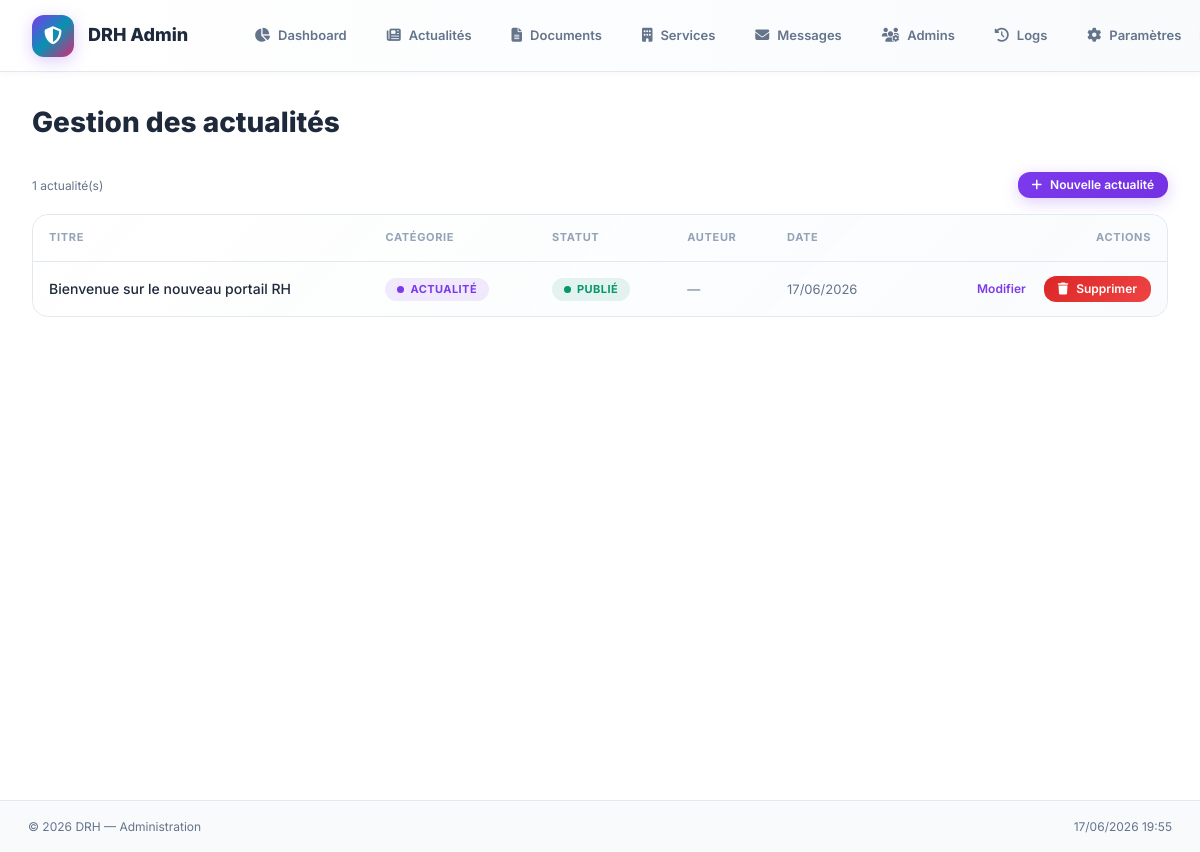
Screenshot of /admin/actualites.php (signed in) with the database file from the repository.
### tables this page shows
CREATE TABLE IF NOT EXISTS actualites (
    id INT AUTO_INCREMENT PRIMARY KEY,
    title VARCHAR(255) NOT NULL,
    slug VARCHAR(255) UNIQUE NOT NULL,
    content TEXT NOT NULL,
    excerpt TEXT,
    image VARCHAR(255),
    category ENUM('actualite', 'evenement', 'communique') DEFAULT 'actualite',
    status ENUM('publie', 'brouillon') DEFAULT 'brouillon',
    featured BOOLEAN DEFAULT FALSE,
    author_id INT,
    created_at TIMESTAMP DEFAULT CURRENT_TIMESTAMP,
    updated_at TIMESTAMP DEFAULT CURRENT_TIMESTAMP ON UPDATE CURRENT_TIMESTAMP,
    FOREIGN KEY (author_id) REFERENCES admins(id) ON DELETE SET NULL
);

### includes/Database.php (called while the page is built, shortened)
<?php
class Database
{
    private static $instance = null;
    private $pdo;
    private function __construct()
    {
        $dsn = "mysql:host=" . DB_HOST . ";dbname=" . DB_NAME . ";charset=" . DB_CHARSET;
        $options = [
            PDO::ATTR_ERRMODE            => PDO::ERRMODE_EXCEPTION,
            PDO::ATTR_DEFAULT_FETCH_MODE => PDO::FETCH_ASSOC,
            PDO::ATTR_EMULATE_PREPARES   => false,
        ];
        try {
            $this->pdo = new PDO($dsn, DB_USER, DB_PASS, $options);
        } catch (PDOException $e) {
            if (ENV === 'development') {
                die('Erreur de connexion : ' . $e->getMessage());
            }
            die('Erreur de connexion à la base de données.');
        }
    }
    public static function getInstance(): self
    {
        if (self::$instance === null) {
            self::$instance = new self();
        }
        return self::$instance;
    }
    public function query(string $sql, array $params = []): PDOStatement
    {
        $stmt = $this->pdo->prepare($sql);
        $stmt->execute($params);
        return $stmt;
    }
    public function fetch(string $sql, array $params = []): ?array
    {
        $stmt = $this->query($sql, $params);
        $result = $stmt->fetch();
        return $result ?: null;
    }
    public function fetchAll(string $sql, array $params = []): array
    {
        $stmt = $this->query($sql, $params);
        return $stmt->fetchAll();
    }
}

### includes/functions.php (called while the page is built, shortened)
<?php
function sanitize(string $input): string
{
    return htmlspecialchars(trim($input), ENT_QUOTES, 'UTF-8');
}
function paginate(string $sql, array $params = [], int $perPage = 12): array
{
    $db = Database::getInstance();
    $page = max(1, (int)($_GET['page'] ?? 1));
    $countSql = preg_replace('/SELECT .+? FROM/i', 'SELECT COUNT(*) as total FROM', $sql, 1);
    $countSql = preg_replace('/ORDER BY .+$/i', '', $countSql);
    $total = (int)$db->fetch($countSql, $params)['total'];
    $totalPages = max(1, ceil($total / $perPage));
    $page = min($page, $totalPages);
    $offset = ($page - 1) * $perPage;
    $sql .= " LIMIT $perPage OFFSET $offset";
    $items = $db->fetchAll($sql, $params);
    return [
        'items' => $items,
        'page' => $page,
        'perPage' => $perPage,
        'total' => $total,
        'totalPages' => $totalPages,
        'hasPrev' => $page > 1,
        'hasNext' => $page < $totalPages,
    ];
}
function truncate(string $text, int $length = 150): string
{
    if (mb_strlen($text) <= $length) return $text;
    return mb_substr($text, 0, $length) . '...';
}
function formatDate(string $date, string $format = 'd/m/Y'): string
{
    return date($format, strtotime($date));
}
    ?>

### admin/actualites.php (the view, shortened to what this page needs)
<?php
require_once __DIR__ . '/includes/admin_header.php';
$pagination = paginate("SELECT a.*, adm.full_name as author FROM actualites a LEFT JOIN admins adm ON a.author_id = adm.id ORDER BY a.created_at DESC", [], 10);
$actualites = $pagination['items'];
?>
<div>
    <div class="flex items-center justify-between mb-md">
        <span class="text-small text-secondary"><?= count($actualites) ?> actualité(s)</span>
        <a href="<?= BASE_URL ?>/admin/actualite_form.php" class="btn btn-primary btn-sm">
            <i class="fas fa-plus"></i> Nouvelle actualité
        </a>
    </div>
    <div class="card">
        <?php if (empty($actualites)): ?>
        <div class="empty-state">
            <div class="empty-state-icon"><i class="fas fa-newspaper"></i></div>
            <h3 class="empty-state-title">Aucune actualité</h3>
            <p class="empty-state-text">Créez votre première actualité.</p>
            <a href="<?= BASE_URL ?>/admin/actualite_form.php" class="btn btn-primary">Créer une actualité</a>
        </div>
        <?php else: ?>
        <div class="table-container">
            <table>
                <thead>
                    <tr>
                        <th>Titre</th>
                        <th>Catégorie</th>
                        <th>Statut</th>
                        <th>Auteur</th>
                        <th>Date</th>
                        <th style="text-align: right;">Actions</th>
                    </tr>
                </thead>
                <tbody>
                    <?php foreach ($actualites as $a): ?>
                    <tr>
                        <td style="font-weight: 500;"><?= sanitize(truncate($a['title'], 60)) ?></td>
                        <td>
                            <span class="badge badge-<?= $a['category'] === 'communique' ? 'danger' : ($a['category'] === 'evenement' ? 'warning' : 'info') ?>">
                                <span class="badge-dot"></span>
                                <?php if ($a['category'] === 'communique'): ?>Communiqué
                                <?php elseif ($a['category'] === 'evenement'): ?>Événement
                                <?php else: ?>Actualité<?php endif; ?>
                            </span>
                        </td>
                        <td>
                            <span class="badge badge-<?= $a['status'] === 'publie' ? 'success' : 'neutral' ?>">
                                <span class="badge-dot"></span>
                                <?= $a['status'] === 'publie' ? 'Publié' : 'Brouillon' ?>
                            </span>
                        </td>
                        <td class="text-secondary"><?= sanitize($a['author'] ?? '—') ?></td>
                        <td class="text-secondary"><?= formatDate($a['created_at']) ?></td>
                        <td style="text-align: right;">
                            <a href="<?= BASE_URL ?>/admin/actualite_form.php?id=<?= $a['id'] ?>" class="btn btn-ghost btn-sm">Modifier</a>
                            <form method="POST" action="" style="display:inline" onsubmit="return confirm('Confirmer la suppression ?')">
                                <button type="submit" class="btn btn-danger btn-sm"><i class="fas fa-trash"></i> Supprimer</button>
                            </form>
                        </td>
                    </tr>
                    <?php endforeach; ?>
                </tbody>
            </table>
        </div>
        <?php endif; ?>
    </div>
</div>
<?php require_once __DIR__ . '/includes/admin_footer.php'; ?>

### rows the page displays
actualites: title "Bienvenue sur le nouveau portail RH", category "ACTUALITÉ", status "PUBLIÉ", author "—", created_at "17/06/2026"

### other values shown
$pageTitle "Gestion des actualités"
count($actualites) "1"
